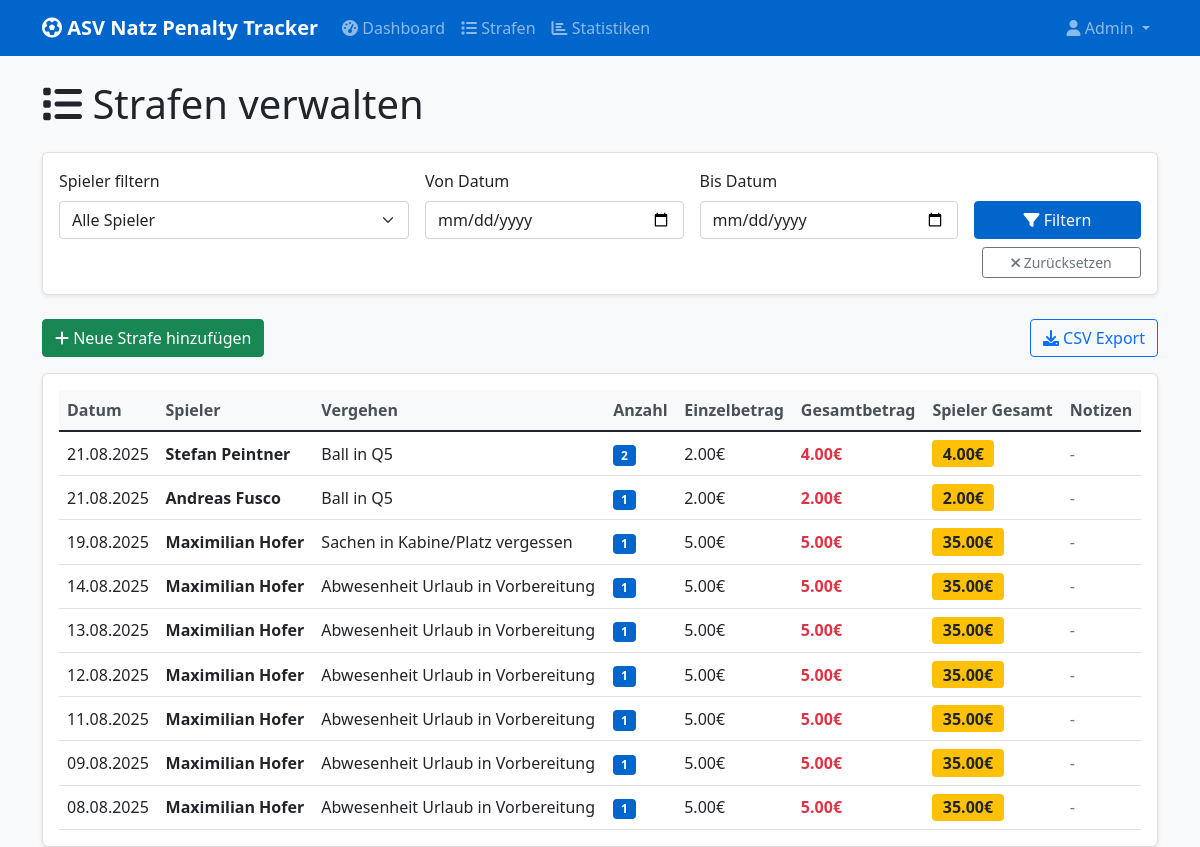
Page /penalties (signed in) on the committed database.
### app.py (models this page shows)
class Penalty(db.Model):
    id = db.Column(db.Integer, primary_key=True)
    date = db.Column(db.Date, nullable=False)
    player_id = db.Column(db.Integer, db.ForeignKey('player.id'), nullable=False)
    penalty_type_id = db.Column(db.Integer, db.ForeignKey('penalty_type.id'), nullable=False)
    quantity = db.Column(db.Integer, nullable=False, default=1)
    notes = db.Column(db.Text)
    created_at = db.Column(db.DateTime, default=datetime.utcnow)
    player = db.relationship('Player', backref='penalties')
    penalty_type = db.relationship('PenaltyType', backref='penalties')
    @property
    def total_amount(self):
        return self.quantity * self.penalty_type.amount

class Player(db.Model):
    id = db.Column(db.Integer, primary_key=True)
    name = db.Column(db.String(100), nullable=False, unique=True)

class PenaltyType(db.Model):
    id = db.Column(db.Integer, primary_key=True)
    name = db.Column(db.String(200), nullable=False, unique=True)
    amount = db.Column(db.Float, nullable=False)
    description = db.Column(db.String(500))

### app.py (the view)
@app.route('/penalties')
@require_login()
def penalties():
    page = request.args.get('page', 1, type=int)
    player_filter = request.args.get('player')
    date_from = request.args.get('date_from')
    date_to = request.args.get('date_to')
    query = Penalty.query
    if player_filter:
        query = query.filter(Penalty.player_id == player_filter)
    if date_from:
        date_from_obj = datetime.strptime(date_from, '%Y-%m-%d').date()
        query = query.filter(Penalty.date >= date_from_obj)
    if date_to:
        date_to_obj = datetime.strptime(date_to, '%Y-%m-%d').date()
        query = query.filter(Penalty.date <= date_to_obj)
    penalties_pagination = query.order_by(Penalty.date.desc())\
        .paginate(page=page, per_page=20, error_out=False)
    players = Player.query.order_by(Player.name).all()
    penalty_types = PenaltyType.query.order_by(PenaltyType.name).all()
    player_totals = db.session.query(
        Player.id,
        Player.name,
        db.func.sum(PenaltyType.amount * Penalty.quantity).label('total')
    ).select_from(Player)\
     .join(Penalty)\
     .join(PenaltyType)\
     .group_by(Player.id, Player.name)\
     .all()
    player_totals_dict = {pt.id: pt.total for pt in player_totals}
    return render_template('penalties.html',
                         penalties=penalties_pagination.items,
                         pagination=penalties_pagination,
                         players=players,
                         penalty_types=penalty_types,
                         player_totals=player_totals_dict,
                         filters={
                             'player': player_filter,
                             'date_from': date_from,
                             'date_to': date_to
                         })

### app.py (called while the page is built)
def require_login():
    def decorator(f):
        @wraps(f)
        def decorated_function(*args, **kwargs):
            if 'user_role' not in session:
                flash('Bitte loggen Sie sich ein.', 'warning')
                return redirect(url_for('login'))
            return f(*args, **kwargs)
        return decorated_function
    return decorator

### templates/penalties.html (shortened to what this page needs)
{% extends "base.html" %}
{% block content %}
<div class="row">
    <div class="col-12">
        <h1 class="mb-4"><i class="fas fa-list"></i> Strafen verwalten</h1>
    </div>
</div>
<div class="card mb-4">
    <div class="card-body">
        <form method="GET" class="row g-3">
            <div class="col-md-4">
                <label for="player" class="form-label">Spieler filtern</label>
                <select name="player" id="player" class="form-select">
                    <option value="">Alle Spieler</option>
                </select>
            </div>
            <div class="col-md-3">
                <label for="date_from" class="form-label">Von Datum</label>
                <input type="date" name="date_from" id="date_from" class="form-control"
                       value="{{ filters.date_from or '' }}">
            </div>
            <div class="col-md-3">
                <label for="date_to" class="form-label">Bis Datum</label>
                <input type="date" name="date_to" id="date_to" class="form-control"
                       value="{{ filters.date_to or '' }}">
            </div>
            <div class="col-md-2">
                <label class="form-label">&nbsp;</label>
                <div class="d-grid gap-2">
                    <button type="submit" class="btn btn-primary">
                        <i class="fas fa-filter"></i> Filtern
                    </button>
                    <a href="{{ url_for('penalties') }}" class="btn btn-outline-secondary btn-sm">
                        <i class="fas fa-times"></i> Zurücksetzen
                    </a>
                </div>
            </div>
        </form>
    </div>
</div>
<div class="row mb-3">
    <div class="col-md-6">
        <a href="{{ url_for('add_penalty') }}" class="btn btn-success">
            <i class="fas fa-plus"></i> Neue Strafe hinzufügen
        </a>
    </div>
    <div class="col-md-6 text-end">
        <a href="{{ url_for('export_csv') }}" class="btn btn-outline-primary">
            <i class="fas fa-download"></i> CSV Export
        </a>
    </div>
</div>
<div class="card">
    <div class="card-body">
        {% if penalties %}
            <div class="table-responsive">
                <table class="table table-hover">
                    <thead>
                        <tr>
                            <th>Datum</th>
                            <th>Spieler</th>
                            <th>Vergehen</th>
                            <th>Anzahl</th>
                            <th>Einzelbetrag</th>
                            <th>Gesamtbetrag</th>
                            <th>Spieler Gesamt</th>
                            <th>Notizen</th>
                        </tr>
                    </thead>
                    <tbody>
                        {% for penalty in penalties %}
                            <tr>
                                <td>{{ penalty.date.strftime('%d.%m.%Y') }}</td>
                                <td>
                                    <strong>{{ penalty.player.name }}</strong>
                                </td>
                                <td>
                                    {{ penalty.penalty_type.name }}
                                </td>
                                <td>
                                    <span class="badge bg-primary">{{ penalty.quantity }}</span>
                                </td>
                                <td>{{ "%.2f"|format(penalty.penalty_type.amount) }}€</td>
                                <td>
                                    <strong class="text-danger">{{ "%.2f"|format(penalty.total_amount) }}€</strong>
                                </td>
                                <td>
                                    <span class="badge bg-warning text-dark fs-6">
                                        {{ "%.2f"|format(player_totals.get(penalty.player_id, 0)) }}€
                                    </span>
                                </td>
                                <td>
                                    {% if penalty.notes %}
                                        <small>{{ penalty.notes }}</small>
                                    {% else %}
                                        <span class="text-muted">-</span>
                                    {% endif %}
                                </td>
                            </tr>
                        {% endfor %}
                    </tbody>
                </table>
            </div>
        {% endif %}
    </div>
</div>
{% endblock %}

### static/css/style.css (style rules this page uses)
body { font-family: 'Segoe UI', Tahoma, Geneva, Verdana, sans-serif; background-color: #f8f9fa; }
.card { box-shadow: 0 0.125rem 0.25rem rgba(0, 0, 0, 0.075); border: 1px solid rgba(0, 0, 0, 0.125); border-radius: 0.375rem; }
.bg-primary { background-color: #0066cc !important; }
.btn-primary { background-color: #0066cc; border-color: #0066cc; }
.badge { font-size: 0.75em; }
.table { margin-bottom: 0; }
.table th { border-top: none; font-weight: 600; color: #495057; background-color: #f8f9fa; }
.card { animation: fadeInUp 0.3s ease-out; }
.btn + .btn { margin-left: 0.5rem; }
.table td { vertical-align: middle; }

### rows in the picture
Penalty: date "21.08.2025", player.name "Stefan Peintner", penalty_type.name "Ball in Q5", quantity "2", total_amount "4.00", player_id "4.00"
PenaltyType: penalty_type.amount "2.00"
Penalty: date "21.08.2025", player.name "Andreas Fusco", penalty_type.name "Ball in Q5", quantity "1", total_amount "2.00", player_id "2.00"
Penalty: date "19.08.2025", player.name "Maximilian Hofer", penalty_type.name "Sachen in Kabine/Platz vergessen", quantity "1", total_amount "5.00", player_id "35.00"
PenaltyType: penalty_type.amount "5.00"
Penalty: date "14.08.2025", player.name "Maximilian Hofer", penalty_type.name "Abwesenheit Urlaub in Vorbereitung", quantity "1", total_amount "5.00", player_id "35.00"
PenaltyType: penalty_type.amount "5.00"
Penalty: date "13.08.2025", player.name "Maximilian Hofer", penalty_type.name "Abwesenheit Urlaub in Vorbereitung", quantity "1", total_amount "5.00", player_id "35.00"
Penalty: date "12.08.2025", player.name "Maximilian Hofer", penalty_type.name "Abwesenheit Urlaub in Vorbereitung", quantity "1", total_amount "5.00", player_id "35.00"
Penalty: date "11.08.2025", player.name "Maximilian Hofer", penalty_type.name "Abwesenheit Urlaub in Vorbereitung", quantity "1", total_amount "5.00", player_id "35.00"
Penalty: date "09.08.2025", player.name "Maximilian Hofer", penalty_type.name "Abwesenheit Urlaub in Vorbereitung", quantity "1", total_amount "5.00", player_id "35.00"
Penalty: date "08.08.2025", player.name "Maximilian Hofer", penalty_type.name "Abwesenheit Urlaub in Vorbereitung", quantity "1", total_amount "5.00", player_id "35.00"

### other values in the picture
{{ session.user_role.title() if session.user_role else 'Benutzer' }} "Admin"
